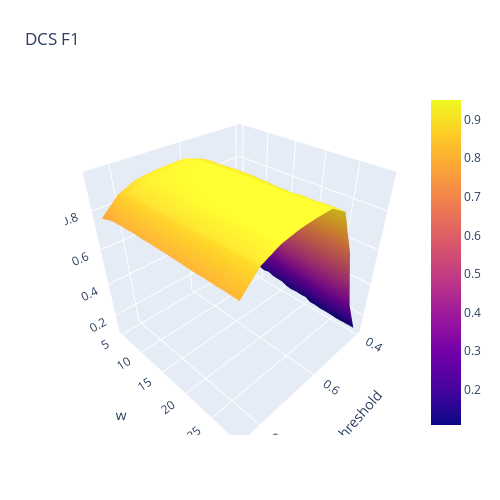

Notebook source saved alongside this figure:
### Code cell
fig = go.Figure(data=[go.Surface(z=nu, x=ts, y=ws)])
fig.update_layout(title='DCS F1', autosize=False,
                  width=500, height=500,
                  margin=dict(l=65, r=50, b=65, t=90), scene = dict(
                    yaxis_title='w',
                    xaxis_title='threshold',
                    zaxis_title='f1'))

### Figure 1 — Plotly figure (JSON) as saved in the notebook; plotly's stock layout.template omitted (floating-point values rounded to 4 significant figures; data arrays with more than 128 entries replaced by an {"elided": "..."} marker saying what was removed)
{"data": [{"type": "surface", "x": [0.4, 0.45, 0.5, 0.55, 0.6, 0.65, 0.7, 0.75, 0.8, 0.85], "y": [5, 6, 7, 8, 9, 10, 11, 12, 13, 14, 15, 16, 17, 18, 19, 20, 21, 22, 23, 24, 25, 26, 27, 28, 29], "z": {"elided": "25x10 float values"}}], "layout": {"autosize": false, "height": 500, "margin": {"b": 65, "l": 65, "r": 50, "t": 90}, "scene": {"xaxis": {"title": {"text": "threshold"}}, "yaxis": {"title": {"text": "w"}}, "zaxis": {"title": {"text": "f1"}}}, "title": {"text": "DCS F1"}, "width": 500}}
